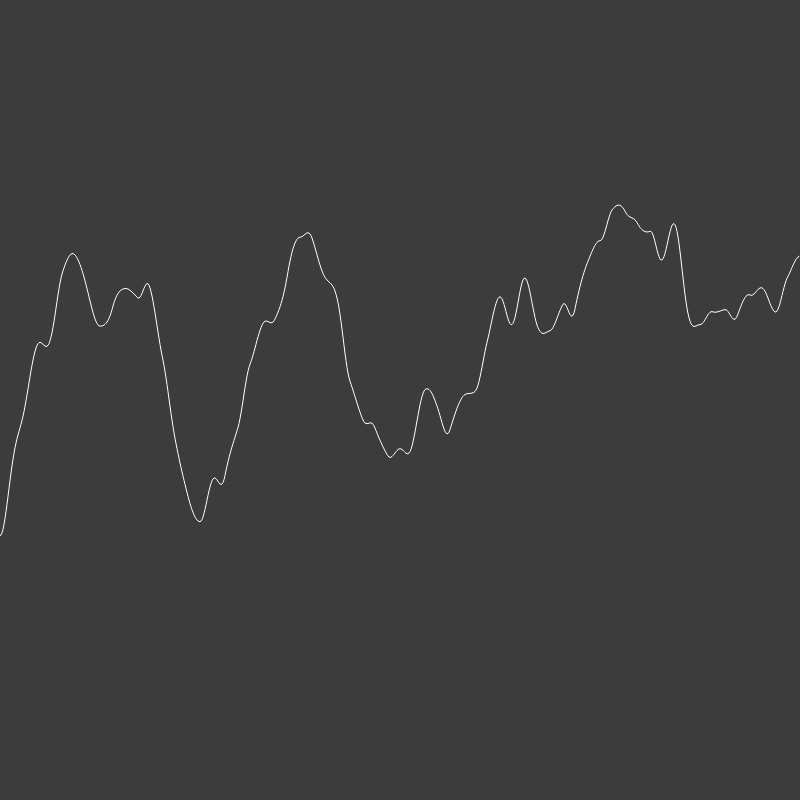
Frame 1 (no input)
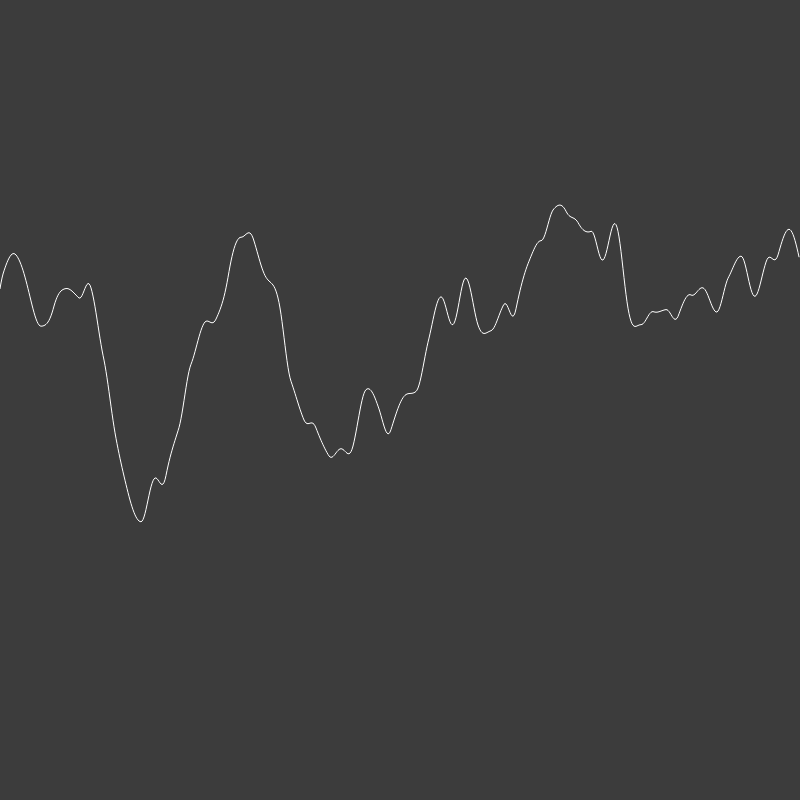
Frame 60 (no input)
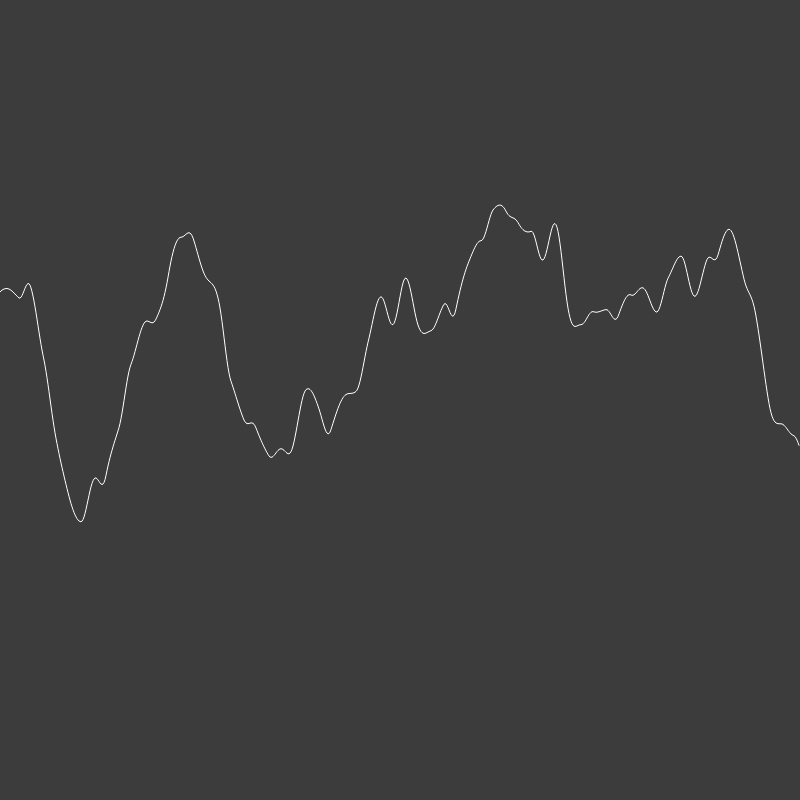
Frame 120 (the mouse pressed at the canvas centre since frame 60)

The p5.js sketch that drew these frames (run headless with seeded random() and noise() and a simulated clock; from frame 60 on, the mouse is pressed at the canvas centre):

// p5.js sketch
// ── sketch.js
//var xoff = 1;
var start = 0;
var inc = 0.01

function setup() {
  createCanvas(800, 800);
}

function draw() { 
  background(60);

  //Perlin noise values varying along the X axis
  /*
  var x = map(noise(xoff), 0, 1, 0, width)
  xoff +=0.01;
  console.log(x);
  ellipse(x, 200, 24, 24);
  */ 

  //Graphic with Perlin noise values along the Y axis
  stroke(255);
  noFill();
  beginShape();
  var xoff = start;
  for (var x = 0; x<width; x++){
    stroke(255);
    var y = map(noise(xoff), 0, 1, 0, height);
    vertex(x, y);

    xoff += inc;
  }
  endShape();

  start += inc;
}
